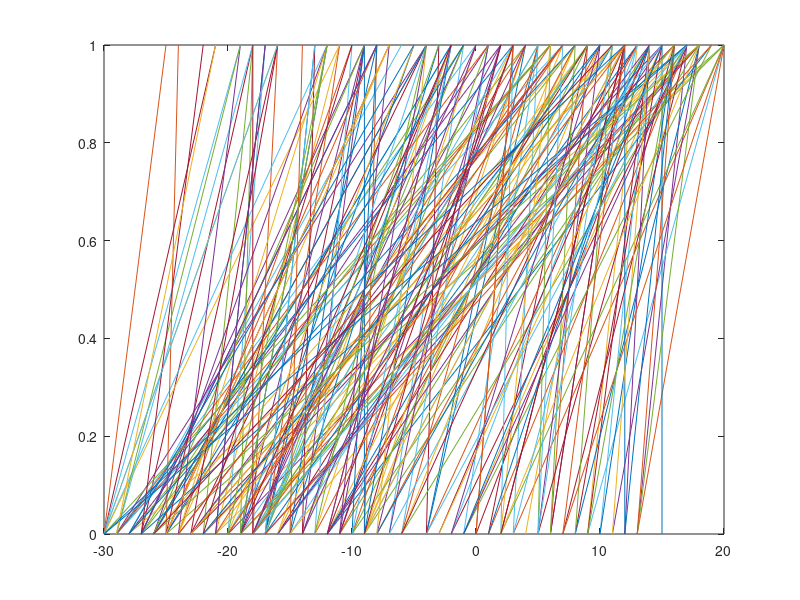

Write MATLAB code to recreate this figure. (Note: this script raises an error after producing the figure.)
function Test2

%     a
	X = randi( [-30, 20], 2, 240 ); % random
%     b
	for j=1:240
		if X(1, j) > X(2, j)
			T(1, j) = 1;
			T(2, j) = 0;
		else
			T(1, j) = 0;
			T(2, j) = 1;
		end
    end
%     c
	p = plot(X, T); % plotarea
%     d
	print('plotarea', '-djpeg'); % salvarea imaginii cu plotarea

	for i = 1:1:240
        M(1, i) = X(1,i);
        M(2, i) = X(2,i);
        M(3, i) = T(1,i);
    end
    
    save ('M.mat', 'M'); % salvarea matricii M
    
%    e 

    net = newff(minmax(X),[5,2],{'tansig','purelin'},'traingd');
    
    net.trainParam.lr = 0.2; % learning rate
    
    net.trainParam.epochs = 150; % setarea limitei maxime la epoci
    
    [net,tr] = train(net,X, T);
    
%     f

end